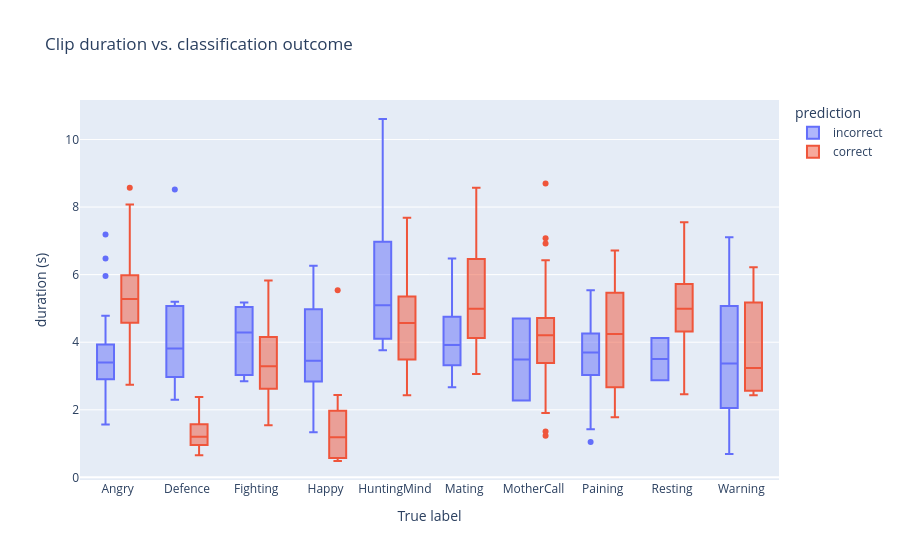

Source (notebook cell):
### Markdown cell above
### Duration Bias Sanity Ceheck

### Code cell
durations = [librosa.get_duration(path=os.path.join(DATA_DIR, p)) for p in test_df["path"]]
correct = (y_true == y_pred)

fig = px.box(
    x=[IDX_TO_LABEL[i] for i in y_true],
    y=durations,
    color=np.where(correct, "correct", "incorrect"),
    labels={"x": "True label", "y": "duration (s)", "color": "prediction"},
    title="Clip duration vs. classification outcome",
)
fig.show()

### Figure 1 — Plotly figure (JSON) as saved in the notebook; plotly's stock layout.template omitted (floating-point values rounded to 4 significant figures; data arrays with more than 128 entries replaced by an {"elided": "..."} marker saying what was removed)
{"data": [{"alignmentgroup": "True", "hovertemplate": "prediction=incorrect<br>True label=%{x}<br>duration (s)=%{y}<extra></extra>", "legendgroup": "incorrect", "marker": {"color": "#636efa"}, "name": "incorrect", "notched": false, "offsetgroup": "incorrect", "orientation": "v", "showlegend": true, "type": "box", "x": {"elided": "154 str values"}, "x0": " ", "xaxis": "x", "y": {"elided": "154 float values"}, "y0": " ", "yaxis": "y"}, {"alignmentgroup": "True", "hovertemplate": "prediction=correct<br>True label=%{x}<br>duration (s)=%{y}<extra></extra>", "legendgroup": "correct", "marker": {"color": "#EF553B"}, "name": "correct", "notched": false, "offsetgroup": "correct", "orientation": "v", "showlegend": true, "type": "box", "x": {"elided": "293 str values"}, "x0": " ", "xaxis": "x", "y": {"elided": "293 float values"}, "y0": " ", "yaxis": "y"}], "layout": {"boxmode": "group", "legend": {"title": {"text": "prediction"}, "tracegroupgap": 0}, "title": {"text": "Clip duration vs. classification outcome"}, "xaxis": {"anchor": "y", "domain": [0, 1], "title": {"text": "True label"}}, "yaxis": {"anchor": "x", "domain": [0, 1], "title": {"text": "duration (s)"}}}}
